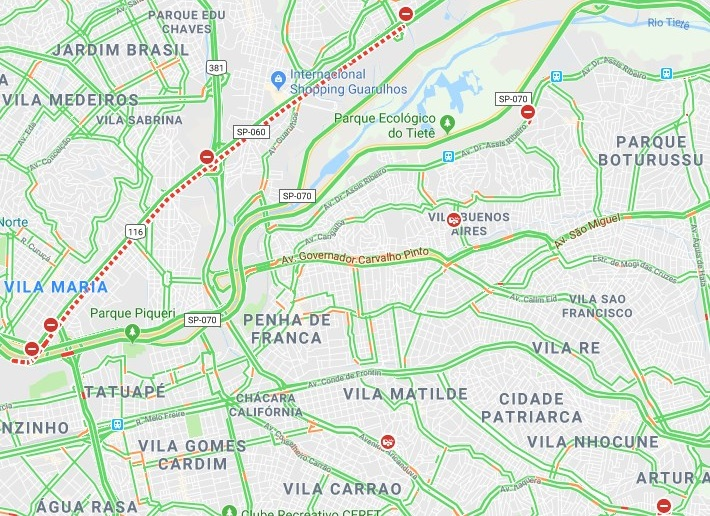
#> input picture teste9.jpg, 710 x 516 px
$ python robo-transito.py
#> lines starting #> are read from the running program, lines starting #| are printed output that depends on the picture; after the words box and inside, x2 and y2 are one past the last pixel; in counts of white or black regions, pixels touching at a corner belong together; long printed decimals are rounded
import cv2
import numpy as np
import matplotlib.pyplot as plt

def mostrar_inRange(img, mask):
    imask = mask > 0
    sliced = np.zeros_like(img, np.uint8)
    sliced[imask] = img[imask]
    plt.subplot(211)
    plt.imshow(sliced)
    plt.subplot(212)
    plt.imshow(img)
    plt.show()


imagem = "teste9.jpg"

img = cv2.imread(imagem)
#> img is the input picture: shape (516, 710, 3); mean B, G, R 213.8, 228.3, 214.4

img = cv2.medianBlur(img, 3)
_, img = cv2.threshold(img,150,255,cv2.ADAPTIVE_THRESH_MEAN_C)

plt.imshow(img)
plt.show()


# ([99, 214, 104]) rgb
minGreen = np.array([0, 200, 0])
# ([186, 237, 189]) rgb
maxGreen = np.array([100, 255, 100])


# azul cyan
minOrange = np.array([0, 100, 100])
maxOrange = np.array([100, 255, 255])

# blue
minRed = np.array([0, 0, 0])
maxRed = np.array([100, 100, 255])

# white -> inv
minWine = np.array([180, 180, 180])
maxWine = np.array([255, 255, 255])


onlyGreen = cv2.inRange(img, minGreen, maxGreen)
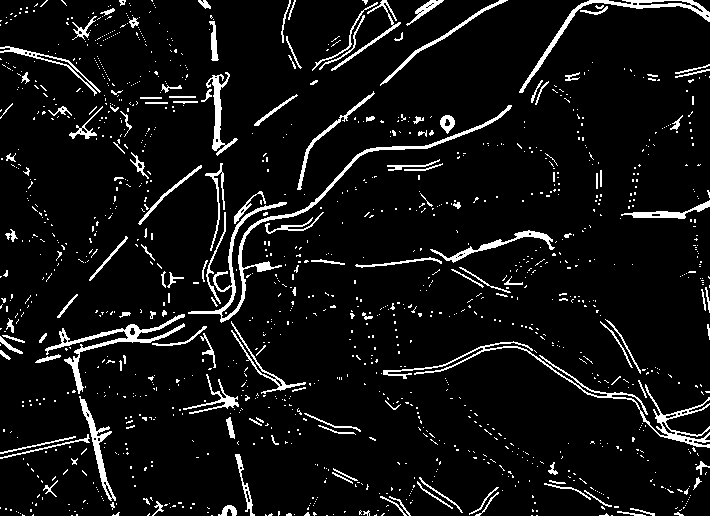
#> onlyGreen: shape (516, 710); 7% white; 1299 white regions (1153 under 20 px), largest, box (x1, y1, x2, y2) and area: (188, 105, 512, 323) 2292, (383, 341, 710, 448) 1956, (45, 314, 185, 394) 1349
onlyOrange = cv2.inRange(img, minOrange, maxOrange)
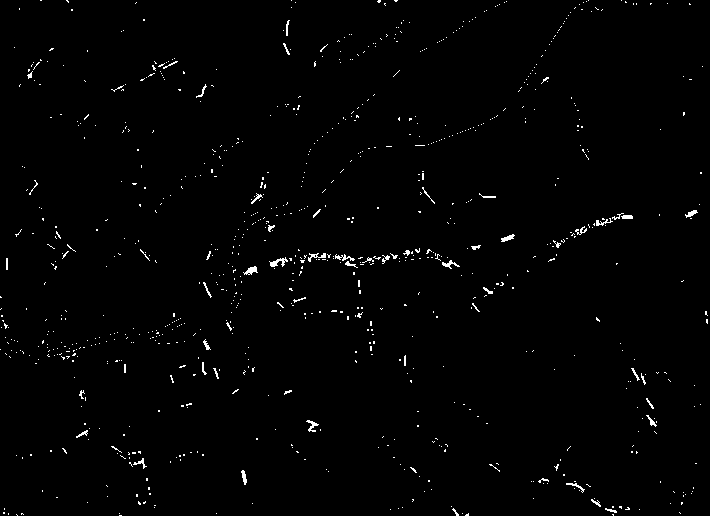
#> onlyOrange: shape (516, 710); 1.1% white in thin lines or dots
onlyRed = cv2.inRange(img, minRed, maxRed)
#> onlyRed: shape (516, 710); 2.1% white in thin lines or dots

_, im = cv2.threshold(img,150,255,cv2.THRESH_BINARY_INV)
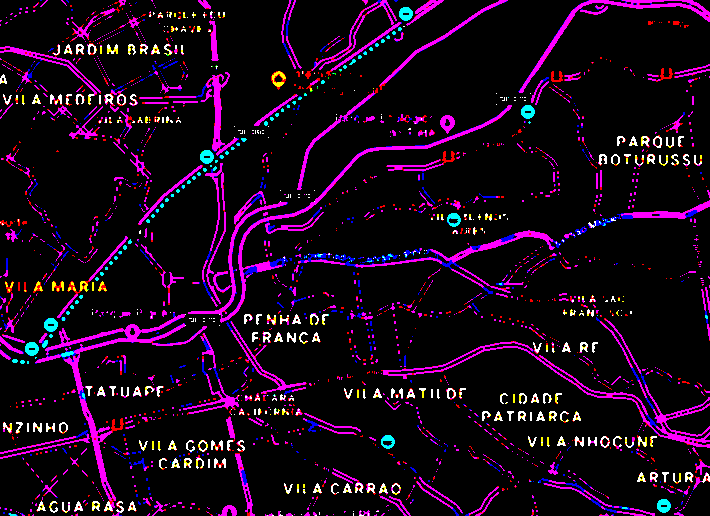
#> im: shape (516, 710, 3); mean B, G, R 26.1, 6.5, 26
onlyWine = cv2.inRange(im, minWine, maxWine)
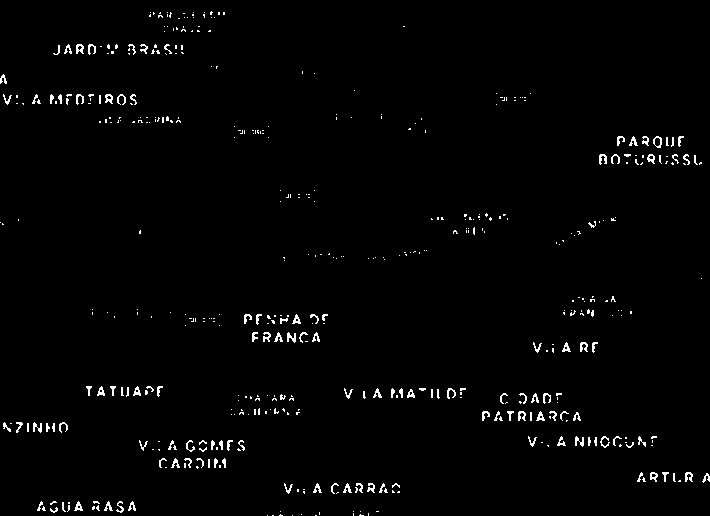
#> onlyWine: shape (516, 710); 1.6% white in thin lines or dots
plt.imshow(im)
plt.show()

pixelsGreen = cv2.countNonZero(onlyGreen)
#> pixelsGreen = 25567
pixelsOrange = cv2.countNonZero(onlyOrange)
#> pixelsOrange = 4099
pixelsRed = cv2.countNonZero(onlyRed)
#> pixelsRed = 7866
pixelsWine = cv2.countNonZero(onlyWine)
#> pixelsWine = 5876

pixelsTotal = img.size
#> pixelsTotal = 1099080

mostrar_inRange(img, onlyGreen)
mostrar_inRange(img, onlyOrange)
#> in mostrar_inRange (call 2), `imask = mask > 0`: imask: shape (516, 710) bool; 1.1% white in thin lines or dots
mostrar_inRange(img, onlyRed)
#> in mostrar_inRange (call 3), `imask = mask > 0`: imask: shape (516, 710) bool; 2.1% white in thin lines or dots
#> in mostrar_inRange (call 3), `sliced[imask] = img[imask]`:
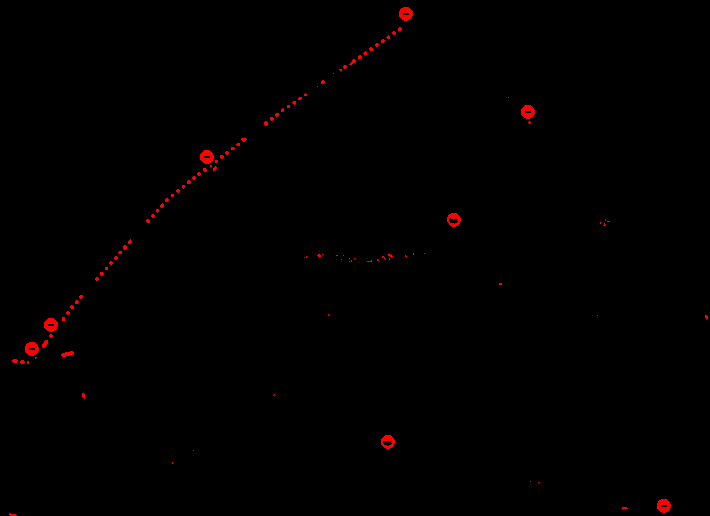
#> sliced: shape (516, 710, 3); mean B, G, R 0, 0, 1.4
mostrar_inRange(im, onlyWine)
#> in mostrar_inRange (call 4), `imask = mask > 0`: imask: shape (516, 710) bool; 1.6% white in thin lines or dots
#> in mostrar_inRange (call 4), `sliced[imask] = img[imask]`: sliced: shape (516, 710, 3); 1.6% white in thin lines or dots
print('%%%%%%%%%%%%%%%%%%%%%%%%%%%%%%%%%%')
print('% Total da Imagem: ')
print('% Verde: ', (pixelsGreen/pixelsTotal)*100)
#| % Verde:  2.326
print('% Laranja: ', (pixelsOrange/pixelsTotal)*100)
#| % Laranja:  0.3729
print('% Vermelho: ', (pixelsRed/pixelsTotal)*100)
#| % Vermelho:  0.7157
print('% Vinho: ', (pixelsWine/pixelsTotal)*100)
#| % Vinho:  0.5346

print('%%%%%%%%%%%%%%%%%%%%%%%%%%%%%%%%%%')
total = pixelsGreen + pixelsOrange + pixelsRed + pixelsWine
#> total = 43408
print('% Total das Rotas: ')
print('% Verde: ', (pixelsGreen/total)*100)
#| % Verde:  58.899
print('% Laranja: ', (pixelsOrange/total)*100)
#| % Laranja:  9.443
print('% Vermelho: ', (pixelsRed/total)*100)
#| % Vermelho:  18.121
print('% Vinho: ', (pixelsWine/total)*100)
#| % Vinho:  13.537

# TODO melhorar a precisão da cor Vinho/Preto/Branco -> reconhecento letras

img = cv2.imread(imagem, 0)
#> img: shape (516, 710); min 33, max 255, mean 222.7
_, img = cv2.threshold(img, 110, 255, cv2.AGAST_FEATURE_DETECTOR_THRESHOLD)
#> img: shape (516, 710); 99.1% white; black in thin lines or dots
img = cv2.medianBlur(img, 3) # cv2.bilateralFilter(img,20,150,150) # cv2.GaussianBlur(img, (3, 3), 3) #
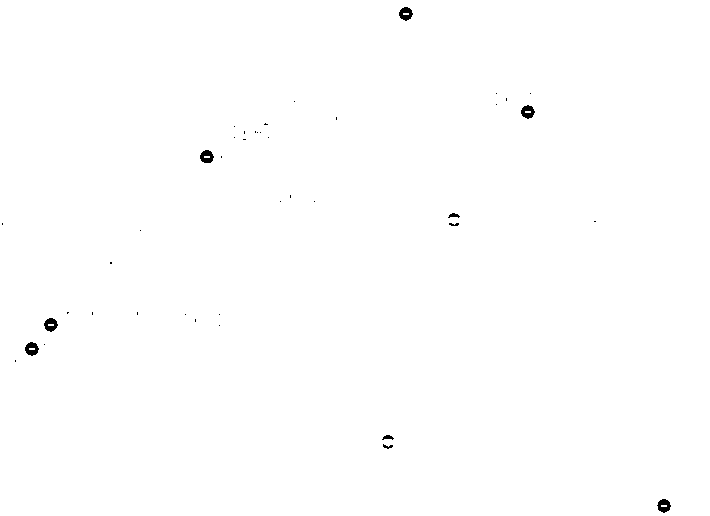
#> img: shape (516, 710); 99.7% white; 42 black regions (32 under 20 px), largest, box (x1, y1, x2, y2) and area: (25, 342, 39, 356) 130, (399, 7, 413, 21) 129, (200, 150, 214, 163) 128
plt.imshow(img)
plt.show()

circles = cv2.HoughCircles(img,cv2.HOUGH_GRADIENT, 1, 20, param1=100, param2=10, minRadius=5, maxRadius=30) # Your code
#> circles = [[31.5, 347.5, 7.4], [387.5, 440.5, 6], [662.5, 505.5, 7.4], [205.5, 156.5, 7.4], [404.5, 13.5, 7.4], [50.5, 323.5, 6.2], [453.5, 218.5, 6], [526.5, 111.5, 6.2]]

print('%%%%%%%%%%%%%%%%%%%%%%%%%%%%%%%%%%')
print('% Total de Marcadores: ')
print('% Vias Bloqueadas: ')
print('% Acidentes: ')
print('% Trabalhadores: ')

if circles is not None:
    for i in circles[0, :]:
        # draw the outer circle
        cv2.circle(img, (i[0], i[1]), 10, (0, 255, 255), 2)
        # draw the center of the circle
        cv2.circle(img, (i[0], i[1]), 2, (255, 0, 0), 3)
#> this loop made 8 passes
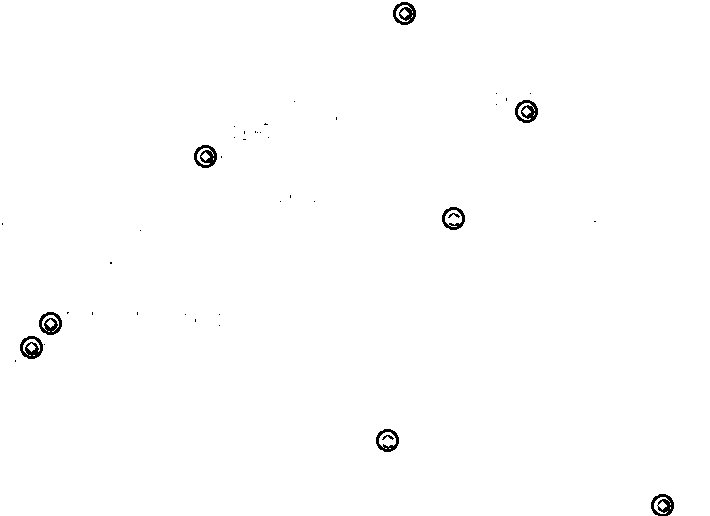
#> img: shape (516, 710); 99.4% white; 42 black regions (32 under 20 px), largest, box (x1, y1, x2, y2) and area: (20, 336, 43, 359) 294, (393, 2, 416, 25) 293, (194, 145, 217, 168) 292
    plt.imshow(img)
    plt.show()
    print('% Total: ', len(circles[0, :]))
#| % Total:  8
else:
    print('% Total: 0')


'''
import numpy as np
import cv2

im = cv2.imread('teste3.jpg')
im = cv2.medianBlur(im, 3)

_, im = cv2.threshold(im,150,255,cv2.ADAPTIVE_THRESH_MEAN_C)
fator_branco = np.mean(im / 255)
print(str(fator_branco * 100) + "%")
cv2.imshow("Resultado", im)
cv2.waitKey()
'''
